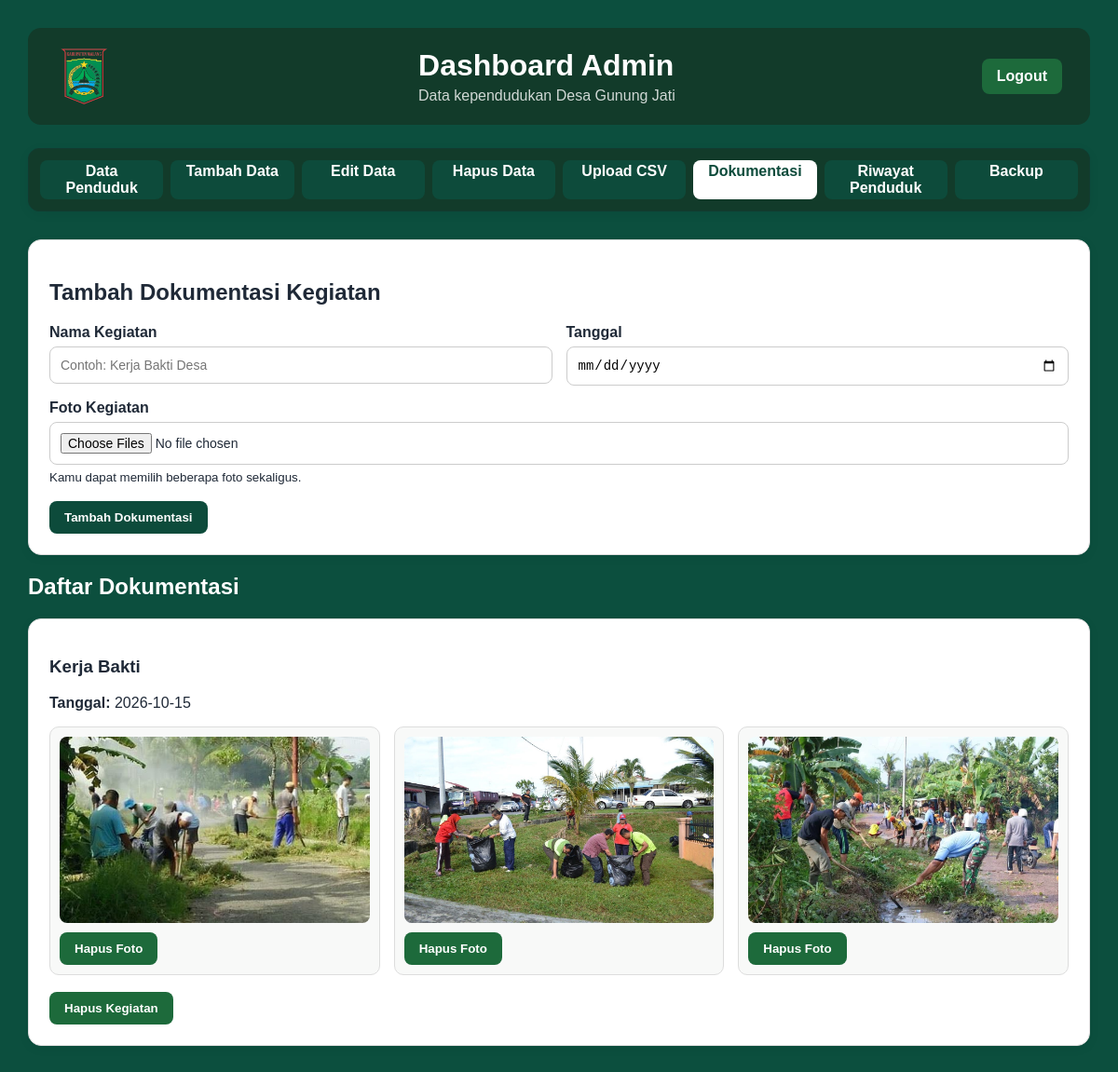
Page /admin/dokumentasi (signed in) on the committed database.
### app/models.py (models this page shows)
class Activity(db.Model):
    id = db.Column(db.Integer, primary_key=True)
    nama_kegiatan = db.Column(db.String(200), nullable=False)
    tanggal = db.Column(db.String(20), nullable=False)
    images = db.relationship(
        "ActivityImage",
        backref="activity",
        cascade="all, delete-orphan"
    )

class ActivityImage(db.Model):
    id = db.Column(db.Integer, primary_key=True)
    filename = db.Column(db.String(255), nullable=False)
    activity_id = db.Column(
        db.Integer,
        db.ForeignKey("activity.id"),
        nullable=False
    )

### app/routes.py (the view)
@main.route("/admin/dokumentasi")
@login_required
def admin_dokumentasi():
    activities = Activity.query.order_by(Activity.tanggal.desc()).all()
    return render_template(
        "admin/dokumentasi.html",
        activities=activities
    )

### app/__init__.py (called while the page is built)
@login_manager.user_loader
def load_user(user_id):
    return db.session.get(User, int(user_id))

### app/templates/admin/dokumentasi.html (shortened to what this page needs)
{% extends "base.html" %}
{% block content %}
<div class="admin-container">
    <div class="admin-header">
        <div class="admin-brand">
        <img
            src="{{ url_for('static', filename='images/logo_desa.png') }}"
            alt="Logo Desa"
            class="admin-logo"
        >
        </div>
        <div>
            <h1>Dashboard Admin</h1>
            <p>Data kependudukan Desa Gunung Jati</p>
        </div>
        <a
            href="{{ url_for('auth.logout') }}"
            class="btn-admin btn-secondary"
        >
            Logout
        </a>
    </div>
    <div class="admin-nav">
        <a style="background: #0d4b3b; color: white;" href="{{ url_for('main.admin') }}">
            Data Penduduk
        </a>
        <a style="background: #0d4b3b; color: white;" href="{{ url_for('main.admin_tambah') }}">
            Tambah Data
        </a>
        <a style="background: #0d4b3b; color: white;" href="{{ url_for('main.admin_edit') }}">
            Edit Data
        </a>
        <a style="background: #0d4b3b; color: white;" href="{{ url_for('main.admin_hapus') }}">
            Hapus Data
        </a>
        <a style="background: #0d4b3b; color: white;" href="{{ url_for('main.admin_import') }}">
            Upload CSV
        </a>
        <a style="background: #ffffff; color: #0d4b3b;" href="{{ url_for('main.admin_dokumentasi') }}">
            Dokumentasi
        </a>
        <a style="background: #0d4b3b; color: white;" href="{{ url_for('main.admin_riwayat') }}">
            Riwayat Penduduk
        </a>
        <a style="background: #0d4b3b; color: white;" href="{{ url_for('main.backup') }}">
            Backup
        </a>
    </div>
    <div class="card">
        <h2>Tambah Dokumentasi Kegiatan</h2>
        <form
            method="POST"
            action="{{ url_for('main.add_activity') }}"
            enctype="multipart/form-data"
        >
            <div class="form-grid">
                <div class="form-group">
                    <label for="nama_kegiatan">
                        Nama Kegiatan
                    </label>
                    <input
                        type="text"
                        id="nama_kegiatan"
                        name="nama_kegiatan"
                        placeholder="Contoh: Kerja Bakti Desa"
                        required
                    >
                </div>
                <div class="form-group">
                    <label for="tanggal">
                        Tanggal
                    </label>
                    <input
                        type="date"
                        id="tanggal"
                        name="tanggal"
                        required
                    >
                </div>
            </div>
            <div class="form-group" style="margin-top: 15px;">
                <label for="images">
                    Foto Kegiatan
                </label>
                <input
                    type="file"
                    id="images"
                    name="images"
                    accept="image/*"
                    multiple
                    required
                >
                <small>
                    Kamu dapat memilih beberapa foto sekaligus.
                </small>
            </div>
            <br>
            <button type="submit" class="btn-admin">
                Tambah Dokumentasi
            </button>
        </form>
    </div>
    <h2 style="color: white;">Daftar Dokumentasi</h2>
    {% for activity in activities %}
    <div class="card">
        <h3>{{ activity.nama_kegiatan }}</h3>
        <p>
            <strong>Tanggal:</strong>
            {{ activity.tanggal }}
        </p>
        {% if activity.images %}
        <div class="documentation-grid">
            {% for image in activity.images %}
            <div class="documentation-item">
                <img
                    src="{{ url_for('static', filename='uploads/' ~ image.filename) }}"
                    alt="{{ activity.nama_kegiatan }}"
                >
                <form
                    method="POST"
                    action="{{ url_for('main.delete_activity_image', image_id=image.id) }}"
                    onsubmit="return confirm('Hapus foto ini?');"
                >
                    <button type="submit" class="btn-admin btn-secondary">
                        Hapus Foto
                    </button>
                </form>
            </div>
            {% endfor %}
        </div>
        {% else %}
        <p>Belum ada foto.</p>
        {% endif %}
        <br>
        <form
            method="POST"
            action="{{ url_for('main.delete_activity', activity_id=activity.id) }}"
            onsubmit="return confirm('Yakin ingin menghapus kegiatan beserta seluruh fotonya?');"
        >
            <button type="submit" class="btn-admin btn-secondary">
                Hapus Kegiatan
            </button>
        </form>
    </div>
    {% else %}
    <div class="card">
        <p>Belum ada dokumentasi kegiatan.</p>
    </div>
    {% endfor %}
</div>
{% endblock %}

### app/templates/base.html (shortened to what this page needs)
<!DOCTYPE html>
<html lang="id">
<head>
    {% if request.path.startswith('/admin') or request.path.startswith('/auth') %}
        <link rel="stylesheet"
            href="{{ url_for('static', filename='css/admin.css') }}">
    {% else %}
        <link rel="stylesheet"
            href="{{ url_for('static', filename='css/dashboard.css') }}">
    {% endif %}
</head>
<body>
    {% block content %}
    {% endblock %}
</body>
</html>

### app/static/css/admin.css (style rules this page uses)
* { box-sizing: border-box; }
body { margin: 0; font-family: Arial, Helvetica, sans-serif; background: #0c4f3e; color: #1f2937; }
a { text-decoration: none; }
.admin-container { max-width: 1400px; margin: 0 auto; padding: 30px; }
.admin-header { display: flex; justify-content: space-between; align-items: center; gap: 20px; margin-bottom: 25px; background: #123b2a; color: white; padding: 22px 30px; border-radius: 14px; }
.admin-header h1 { margin: 0 0 5px; }
.admin-header p { margin: 0; opacity: 0.8; }
.admin-brand { display: flex; align-items: center; gap: 15px; }
.admin-logo { width: 60px; height: 60px; object-fit: contain; flex-shrink: 0; }
.admin-nav { position: sticky; top: 0; z-index: 20; display: flex; flex-wrap: wrap; gap: 8px; padding: 12px; margin-bottom: 30px; background: #123b2a; border: 1px solid #123b30; border-radius: 12px; box-shadow: 0 3px 12px rgba(0, 0, 0, 0.06); }
.admin-nav a { flex: 1; text-align: center; justify-content: center; align-items: center; padding: 3px 8px; border-radius: 8px; font-weight: 600; }
.card { background: white; border: 1px solid #ddd; border-radius: 14px; padding: 22px; margin-bottom: 20px; box-shadow: 0 3px 12px rgba(0, 0, 0, 0.05); }
.btn-admin { display: inline-block; border: none; border-radius: 8px; padding: 10px 16px; background: #0d4b3b; color: white; cursor: pointer; text-decoration: none; font-weight: 600; }
.btn-secondary { background: #1d6a3b; }
.form-grid { display: grid; grid-template-columns: repeat(2, minmax(0, 1fr)); gap: 15px; }
.form-group { display: flex; flex-direction: column; gap: 6px; }
.form-group label { font-weight: 600; }
.form-group input, .form-group select { width: 100%; padding: 11px; border: 1px solid #ccc; border-radius: 8px; font-size: 14px; background: white; }
.documentation-grid { display: grid; grid-template-columns: repeat(3, minmax(0, 1fr)); gap: 15px; margin-top: 15px; }
.documentation-item { border: 1px solid #ddd; border-radius: 10px; padding: 10px; background: #f8f9f8; }
.documentation-item img { width: 100%; height: 200px; object-fit: cover; border-radius: 8px; display: block; margin-bottom: 10px; }

### rows in the picture
Activity: nama_kegiatan "Kerja Bakti", tanggal "2026-10-15"
ActivityImage: filename (picture)
ActivityImage: filename (picture)
ActivityImage: filename (picture)
